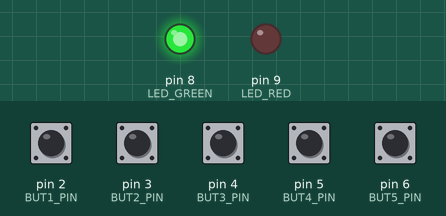
Recording of a sketch running on a simulated Arduino Uno, built with avr-gcc and run on an emulated ATmega328P. On the bench: output pins drawn as LEDs (lit = HIGH). The inputs (shaded band) are chosen by the test bench; at power-on: pin 2 (BUT1_PIN), pin 3 (BUT2_PIN), pin 4 (BUT3_PIN), pin 5 (BUT4_PIN), pin 6 (BUT5_PIN) HIGH. What the sketch prints to the serial monitor is not drawn.

Above: at 1.2 s.
1.3 s: pin 2 (BUT1_PIN) pulled LOW for 0.15 s
2.9 s: pin 6 (BUT5_PIN) pulled LOW for 1 s
At 5.1 s:
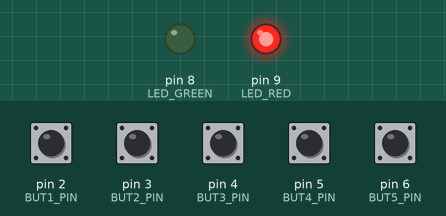
5.4 s: pin 3 (BUT2_PIN) pulled LOW for 0.15 s
7.0 s: pin 4 (BUT3_PIN) pulled LOW for 0.15 s
8.6 s: pin 5 (BUT4_PIN) pulled LOW for 0.15 s
10.2 s: pin 2 (BUT1_PIN) pulled LOW for 1 s
Timing chart, 0 to 13.2 s (numbered marks = the images above; inputs shaded):
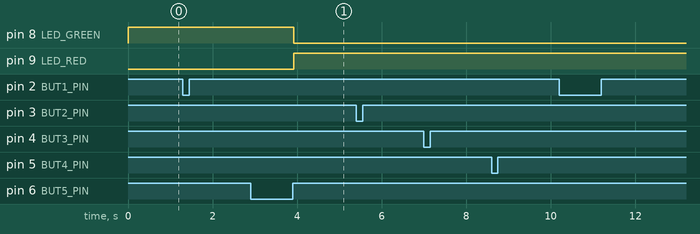

Measured:
- after the input at 1.3 s, every drawn part: stays the same
- after the input at 2.9 s, pin 8 (LED_GREEN): HIGH → LOW after 1.0 s; pin 9 (LED_RED): LOW → HIGH after 1.0 s
- after the input at 5.4 s, every drawn part: stays the same
- after the input at 7.0 s, every drawn part: stays the same
- after the input at 8.6 s, every drawn part: stays the same
- after the input at 10.2 s, every drawn part: stays the same

The sketch:

youtube_controller_328.ino
```cpp
#include <AceButton.h>
using namespace ace_button;

// pins
#define LED_GREEN 8
#define LED_RED 9
#define BUT1_PIN 2
#define BUT2_PIN 3
#define BUT3_PIN 4
#define BUT4_PIN 5
#define BUT5_PIN 6

//buttons id
#define BUT1_ID 0
#define BUT2_ID 1
#define BUT3_ID 2
#define BUT4_ID 3
#define BUT5_ID 4

AceButton button1(BUT1_PIN, HIGH, BUT1_ID);
AceButton button2(BUT2_PIN, HIGH, BUT2_ID);
AceButton button3(BUT3_PIN, HIGH, BUT3_ID);
AceButton button4(BUT4_PIN, HIGH, BUT4_ID);
AceButton button5(BUT5_PIN, HIGH, BUT5_ID);

#define KEY_LEFT_ARROW  0x50
#define KEY_RIGHT_ARROW 0x4F
#define KEYPAD_SUBTRACT 0x56
#define KEY_SPACE       44
#define KEYPAD_ENTER    0x58
#define KEYPAD_0        0x62
#define KEYPAD_ADD      0x57
#define KEY_RIGHT_SHIFT 0xE5
#define KEY_M           16
#define KEY_B           5
#define KEY_COMMA       54
#define KEYPAD_MULTIPLY 0x55
#define KEY_Y           28
#define KEY_LEFT_ALT    0xE2

#define PRESS_DELAY 10

enum speed_t : uint8_t {
  P100 = 0,
  P75  = 1,
  P50  = 2
};
speed_t speed = P100; // 0 100%, 1 75%, 2 50%

bool playing = false;
bool recording = false;

enum preset_t : uint8_t {
  YOUTUBE = 0,
  CUBASE = 1
};

preset_t preset = YOUTUBE;

void handleButtons(AceButton*, uint8_t, uint8_t);

void setup() {

  pinMode(LED_GREEN, OUTPUT);
  pinMode(LED_RED, OUTPUT);
  pinMode(BUT1_PIN, INPUT_PULLUP);
  pinMode(BUT2_PIN, INPUT_PULLUP);
  pinMode(BUT3_PIN, INPUT_PULLUP);
  pinMode(BUT4_PIN, INPUT_PULLUP);
  pinMode(BUT5_PIN, INPUT_PULLUP);

  button1.setEventHandler(handleButtons);
  button2.setEventHandler(handleButtons);
  button3.setEventHandler(handleButtons);
  button4.setEventHandler(handleButtons);

  // button5 have long press to change preset
  ButtonConfig* buttonConfig = button5.getButtonConfig();
  buttonConfig->setEventHandler(handleButtons);
  buttonConfig->setFeature(ButtonConfig::kFeatureClick);
  buttonConfig->setFeature(ButtonConfig::kFeatureLongPress);

  // Start the Serial which is connected with the USB MCU.
  Serial.begin(115200);

  // default youtube green
  digitalWrite(LED_GREEN, HIGH);
  digitalWrite(LED_RED, LOW);

}

void loop() {
  button1.check();
  button2.check();
  button3.check();
  button4.check();
  button5.check();
}

void press(char key) {
  Serial.write('K');
  Serial.write(key);
}

void releaseAll(void) {
  delay(PRESS_DELAY);
  Serial.write('R');
}

#define DBG_BUF_LEN 20

void serialdebug(char *buffer) {
  size_t l = strlen(buffer);
  if (l > DBG_BUF_LEN)
    l = DBG_BUF_LEN;

  Serial.write('D');
  Serial.write(l);
  Serial.write(buffer, l);
}

void handleButtons(AceButton* button, uint8_t eventType, uint8_t /* buttonState */) {
  switch (eventType) {
    case AceButton::kEventPressed:
      switch(button->getId()) {
        case BUT1_ID:   // BACK
          switch(preset) {
            case YOUTUBE:
              press(KEY_LEFT_ARROW);
              releaseAll();
              serialdebug("BACK");
              break;
            case CUBASE:
              press(KEYPAD_SUBTRACT);
              releaseAll();
              serialdebug("BACK");
              break;
          }
          break;
        case BUT2_ID:   // PLAY/PAUSE PLAY/STOP
          switch(preset) {
            case YOUTUBE:
              press(KEY_SPACE);
              releaseAll();
              serialdebug("PLAY/PAUSE");
              break;
            case CUBASE:
              if (!playing && !recording) {
                press(KEYPAD_ENTER);
                releaseAll();
                serialdebug("PLAY");
                playing = true;
              } else {
                press(KEYPAD_0);
                releaseAll();
                serialdebug("STOP");
                if (playing)
                  playing = false;
                if (recording)
                  recording = false;
              }
              break;
          }
          break;
        case BUT3_ID:   // FWD
          switch(preset) {
            case YOUTUBE:
              press(KEY_RIGHT_ARROW);
              releaseAll();
              serialdebug("FWD");
              break;
            case CUBASE:
              press(KEYPAD_ADD);
              releaseAll();
              serialdebug("FWD");
              break;
          }
          break;
        case BUT4_ID:  // SPEED RECORD
          switch(preset) {
            case YOUTUBE:
              speed = speed + 1;
              if (speed > P50)
                speed = P100; //reset
              if (speed == P75) {
                press(KEY_RIGHT_SHIFT);
                press(KEY_M );
                releaseAll();
                serialdebug("SPD75");
              } else if (speed == P50) {
                press(KEY_RIGHT_SHIFT);
                press(KEY_M );
                releaseAll();
                serialdebug("SPD50");
              } else if (speed == P100) {
                press(KEY_RIGHT_SHIFT);
                press(KEY_COMMA);
                releaseAll();
                press(KEY_RIGHT_SHIFT);
                press(KEY_COMMA);
                releaseAll();
                serialdebug("SPD100");
              }
              break;
            case CUBASE:
              press(KEYPAD_MULTIPLY);
              releaseAll();
              serialdebug("RECORD");
              recording = true;
              break;
          }
          break;
      }
      break;
    case AceButton::kEventClicked:
      switch(button->getId()) {
        case BUT5_ID:   // LOOP REWIND
          switch(preset) {
            case YOUTUBE:
              press(KEY_Y);
              releaseAll();
              serialdebug("LOOP");
              break;
            case CUBASE:
              press(KEY_RIGHT_SHIFT);
              press(KEY_B);
              releaseAll();
              serialdebug("REWIND");
              break;
          }
          break;
      }
      break;
    case AceButton::kEventLongPressed:
      switch(button->getId()) {
        case BUT5_ID:  // MODE
          if (preset == YOUTUBE) {
            preset = CUBASE;
            playing = false;
            recording = false;
            digitalWrite(LED_GREEN, LOW);
            digitalWrite(LED_RED, HIGH);
            serialdebug("PRESET CUBASE");
          } else {
            preset = YOUTUBE;
            speed = P100;
            digitalWrite(LED_GREEN, HIGH);
            digitalWrite(LED_RED, LOW);
            serialdebug("PRESET YOUTUBE");
          }
          break;
      }
      break;
  }
  Serial.flush();
  delay(PRESS_DELAY);
}
```
